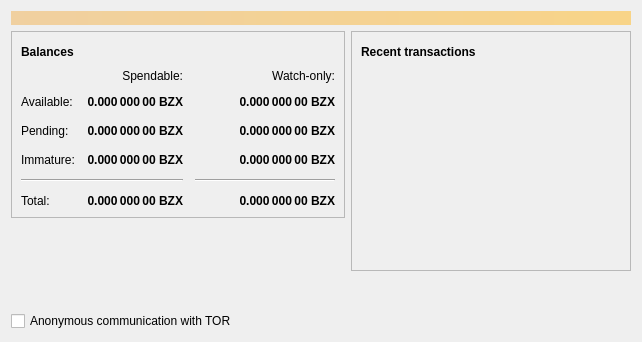
<?xml version="1.0" encoding="UTF-8"?>
<ui version="4.0">
 <class>OverviewPage</class>
 <widget class="QWidget" name="OverviewPage">
  <property name="geometry">
   <rect>
    <x>0</x>
    <y>0</y>
    <width>642</width>
    <height>342</height>
   </rect>
  </property>
  <property name="windowTitle">
   <string>Form</string>
  </property>
  <layout class="QVBoxLayout" name="topLayout">
   <item>
    <widget class="QLabel" name="labelAlerts">
     <property name="visible">
      <bool>false</bool>
     </property>
     <property name="styleSheet">
      <string notr="true">QLabel { background-color: qlineargradient(x1: 0, y1: 0, x2: 1, y2: 0, stop:0 #F0D0A0, stop:1 #F8D488); color:#000000; }</string>
     </property>
     <property name="wordWrap">
      <bool>true</bool>
     </property>
     <property name="margin">
      <number>3</number>
     </property>
     <property name="textInteractionFlags">
      <set>Qt::TextSelectableByMouse</set>
     </property>
    </widget>
   </item>
   <item>
    <layout class="QHBoxLayout" name="horizontalLayout" stretch="1,1">
     <item>
      <layout class="QVBoxLayout" name="verticalLayout_2">
       <item>
        <widget class="QFrame" name="frame">
         <property name="frameShape">
          <enum>QFrame::StyledPanel</enum>
         </property>
         <property name="frameShadow">
          <enum>QFrame::Raised</enum>
         </property>
         <layout class="QVBoxLayout" name="verticalLayout_4">
          <item>
           <layout class="QHBoxLayout" name="horizontalLayout_4">
            <item>
             <widget class="QLabel" name="label_5">
              <property name="font">
               <font>
                <weight>75</weight>
                <bold>true</bold>
               </font>
              </property>
              <property name="text">
               <string>Balances</string>
              </property>
             </widget>
            </item>
            <item>
             <widget class="QPushButton" name="labelWalletStatus">
              <property name="enabled">
               <bool>false</bool>
              </property>
              <property name="maximumSize">
               <size>
                <width>30</width>
                <height>16777215</height>
               </size>
              </property>
              <property name="toolTip">
               <string>The displayed information may be out of date. Your wallet automatically synchronizes with the bitcoinzero network after a connection is established, but this process has not completed yet.</string>
              </property>
              <property name="text">
               <string/>
              </property>
              <property name="icon">
               <iconset resource="../bitcoin.qrc">
                <normaloff>:/icons/warning</normaloff>
                <disabledoff>:/icons/warning</disabledoff>:/icons/warning</iconset>
              </property>
              <property name="iconSize">
               <size>
                <width>24</width>
                <height>24</height>
               </size>
              </property>
              <property name="flat">
               <bool>true</bool>
              </property>
             </widget>
            </item>
            <item>
             <spacer name="horizontalSpacer_3">
              <property name="orientation">
               <enum>Qt::Horizontal</enum>
              </property>
              <property name="sizeHint" stdset="0">
               <size>
                <width>40</width>
                <height>20</height>
               </size>
              </property>
             </spacer>
            </item>
           </layout>
          </item>
          <item>
           <layout class="QGridLayout" name="gridLayout">
            <property name="spacing">
             <number>12</number>
            </property>
            <item row="2" column="2">
             <widget class="QLabel" name="labelWatchPending">
              <property name="font">
               <font>
                <weight>75</weight>
                <bold>true</bold>
               </font>
              </property>
              <property name="cursor">
               <cursorShape>IBeamCursor</cursorShape>
              </property>
              <property name="toolTip">
               <string>Unconfirmed transactions to watch-only addresses</string>
              </property>
              <property name="text">
               <string notr="true">0.000 000 00 BZX</string>
              </property>
              <property name="alignment">
               <set>Qt::AlignRight|Qt::AlignTrailing|Qt::AlignVCenter</set>
              </property>
              <property name="textInteractionFlags">
               <set>Qt::LinksAccessibleByMouse|Qt::TextSelectableByKeyboard|Qt::TextSelectableByMouse</set>
              </property>
             </widget>
            </item>
            <item row="2" column="1">
             <widget class="QLabel" name="labelUnconfirmed">
              <property name="font">
               <font>
                <weight>75</weight>
                <bold>true</bold>
               </font>
              </property>
              <property name="cursor">
               <cursorShape>IBeamCursor</cursorShape>
              </property>
              <property name="toolTip">
               <string>Total of transactions that have yet to be confirmed, and do not yet count toward the spendable balance</string>
              </property>
              <property name="text">
               <string notr="true">0.000 000 00 BZX</string>
              </property>
              <property name="alignment">
               <set>Qt::AlignRight|Qt::AlignTrailing|Qt::AlignVCenter</set>
              </property>
              <property name="textInteractionFlags">
               <set>Qt::LinksAccessibleByMouse|Qt::TextSelectableByKeyboard|Qt::TextSelectableByMouse</set>
              </property>
             </widget>
            </item>
            <item row="3" column="2">
             <widget class="QLabel" name="labelWatchImmature">
              <property name="font">
               <font>
                <weight>75</weight>
                <bold>true</bold>
               </font>
              </property>
              <property name="cursor">
               <cursorShape>IBeamCursor</cursorShape>
              </property>
              <property name="toolTip">
               <string>Mined balance in watch-only addresses that has not yet matured</string>
              </property>
              <property name="text">
               <string notr="true">0.000 000 00 BZX</string>
              </property>
              <property name="alignment">
               <set>Qt::AlignRight|Qt::AlignTrailing|Qt::AlignVCenter</set>
              </property>
              <property name="textInteractionFlags">
               <set>Qt::LinksAccessibleByMouse|Qt::TextSelectableByKeyboard|Qt::TextSelectableByMouse</set>
              </property>
             </widget>
            </item>
            <item row="4" column="0" colspan="2">
             <widget class="Line" name="line">
              <property name="orientation">
               <enum>Qt::Horizontal</enum>
              </property>
             </widget>
            </item>
            <item row="4" column="2">
             <widget class="Line" name="lineWatchBalance">
              <property name="sizePolicy">
               <sizepolicy hsizetype="Preferred" vsizetype="Fixed">
                <horstretch>0</horstretch>
                <verstretch>0</verstretch>
               </sizepolicy>
              </property>
              <property name="minimumSize">
               <size>
                <width>140</width>
                <height>0</height>
               </size>
              </property>
              <property name="orientation">
               <enum>Qt::Horizontal</enum>
              </property>
             </widget>
            </item>
            <item row="5" column="0">
             <widget class="QLabel" name="labelTotalText">
              <property name="text">
               <string>Total:</string>
              </property>
             </widget>
            </item>
            <item row="3" column="1">
             <widget class="QLabel" name="labelImmature">
              <property name="font">
               <font>
                <weight>75</weight>
                <bold>true</bold>
               </font>
              </property>
              <property name="cursor">
               <cursorShape>IBeamCursor</cursorShape>
              </property>
              <property name="toolTip">
               <string>Mined balance that has not yet matured</string>
              </property>
              <property name="text">
               <string notr="true">0.000 000 00 BZX</string>
              </property>
              <property name="alignment">
               <set>Qt::AlignRight|Qt::AlignTrailing|Qt::AlignVCenter</set>
              </property>
              <property name="textInteractionFlags">
               <set>Qt::LinksAccessibleByMouse|Qt::TextSelectableByKeyboard|Qt::TextSelectableByMouse</set>
              </property>
             </widget>
            </item>
            <item row="2" column="3">
             <spacer name="horizontalSpacer_2">
              <property name="orientation">
               <enum>Qt::Horizontal</enum>
              </property>
              <property name="sizeHint" stdset="0">
               <size>
                <width>40</width>
                <height>20</height>
               </size>
              </property>
             </spacer>
            </item>
            <item row="3" column="0">
             <widget class="QLabel" name="labelImmatureText">
              <property name="text">
               <string>Immature:</string>
              </property>
             </widget>
            </item>
            <item row="5" column="1">
             <widget class="QLabel" name="labelTotal">
              <property name="font">
               <font>
                <weight>75</weight>
                <bold>true</bold>
               </font>
              </property>
              <property name="cursor">
               <cursorShape>IBeamCursor</cursorShape>
              </property>
              <property name="toolTip">
               <string>Your current total balance</string>
              </property>
              <property name="text">
               <string notr="true">0.000 000 00 BZX</string>
              </property>
              <property name="alignment">
               <set>Qt::AlignRight|Qt::AlignTrailing|Qt::AlignVCenter</set>
              </property>
              <property name="textInteractionFlags">
               <set>Qt::LinksAccessibleByMouse|Qt::TextSelectableByKeyboard|Qt::TextSelectableByMouse</set>
              </property>
             </widget>
            </item>
            <item row="5" column="2">
             <widget class="QLabel" name="labelWatchTotal">
              <property name="font">
               <font>
                <weight>75</weight>
                <bold>true</bold>
               </font>
              </property>
              <property name="cursor">
               <cursorShape>IBeamCursor</cursorShape>
              </property>
              <property name="toolTip">
               <string>Current total balance in watch-only addresses</string>
              </property>
              <property name="text">
               <string notr="true">0.000 000 00 BZX</string>
              </property>
              <property name="alignment">
               <set>Qt::AlignRight|Qt::AlignTrailing|Qt::AlignVCenter</set>
              </property>
              <property name="textInteractionFlags">
               <set>Qt::LinksAccessibleByMouse|Qt::TextSelectableByKeyboard|Qt::TextSelectableByMouse</set>
              </property>
             </widget>
            </item>
            <item row="0" column="2">
             <widget class="QLabel" name="labelWatchonly">
              <property name="text">
               <string>Watch-only:</string>
              </property>
              <property name="alignment">
               <set>Qt::AlignRight|Qt::AlignTrailing|Qt::AlignVCenter</set>
              </property>
             </widget>
            </item>
            <item row="1" column="0">
             <widget class="QLabel" name="labelBalanceText">
              <property name="text">
               <string>Available:</string>
              </property>
             </widget>
            </item>
            <item row="1" column="1">
             <widget class="QLabel" name="labelBalance">
              <property name="font">
               <font>
                <weight>75</weight>
                <bold>true</bold>
               </font>
              </property>
              <property name="cursor">
               <cursorShape>IBeamCursor</cursorShape>
              </property>
              <property name="toolTip">
               <string>Your current spendable balance</string>
              </property>
              <property name="text">
               <string notr="true">0.000 000 00 BZX</string>
              </property>
              <property name="alignment">
               <set>Qt::AlignRight|Qt::AlignTrailing|Qt::AlignVCenter</set>
              </property>
              <property name="textInteractionFlags">
               <set>Qt::LinksAccessibleByMouse|Qt::TextSelectableByKeyboard|Qt::TextSelectableByMouse</set>
              </property>
             </widget>
            </item>
            <item row="1" column="2">
             <widget class="QLabel" name="labelWatchAvailable">
              <property name="font">
               <font>
                <weight>75</weight>
                <bold>true</bold>
               </font>
              </property>
              <property name="cursor">
               <cursorShape>IBeamCursor</cursorShape>
              </property>
              <property name="toolTip">
               <string>Your current balance in watch-only addresses</string>
              </property>
              <property name="text">
               <string notr="true">0.000 000 00 BZX</string>
              </property>
              <property name="alignment">
               <set>Qt::AlignRight|Qt::AlignTrailing|Qt::AlignVCenter</set>
              </property>
              <property name="textInteractionFlags">
               <set>Qt::LinksAccessibleByMouse|Qt::TextSelectableByKeyboard|Qt::TextSelectableByMouse</set>
              </property>
             </widget>
            </item>
            <item row="2" column="0">
             <widget class="QLabel" name="labelPendingText">
              <property name="text">
               <string>Pending:</string>
              </property>
             </widget>
            </item>
            <item row="0" column="1">
             <widget class="QLabel" name="labelSpendable">
              <property name="text">
               <string>Spendable:</string>
              </property>
              <property name="alignment">
               <set>Qt::AlignRight|Qt::AlignTrailing|Qt::AlignVCenter</set>
              </property>
             </widget>
            </item>
           </layout>
          </item>
         </layout>
        </widget>
       </item>
       <item>
        <spacer name="verticalSpacer">
         <property name="orientation">
          <enum>Qt::Vertical</enum>
         </property>
         <property name="sizeHint" stdset="0">
          <size>
           <width>20</width>
           <height>40</height>
          </size>
         </property>
        </spacer>
       </item>
       <item>
        <widget class="QCheckBox" name="checkboxEnabledTor">
         <property name="enabled">
          <bool>true</bool>
         </property>
         <property name="text">
          <string>Anonymous communication with TOR</string>
         </property>
         <property name="checked">
          <bool>false</bool>
         </property>
        </widget>
       </item>
      </layout>
     </item>
     <item>
      <layout class="QVBoxLayout" name="verticalLayout_3">
       <item>
        <widget class="QFrame" name="frame_2">
         <property name="frameShape">
          <enum>QFrame::StyledPanel</enum>
         </property>
         <property name="frameShadow">
          <enum>QFrame::Raised</enum>
         </property>
         <layout class="QVBoxLayout" name="verticalLayout">
          <item>
           <layout class="QHBoxLayout" name="horizontalLayout_2">
            <item>
             <widget class="QLabel" name="label_4">
              <property name="font">
               <font>
                <weight>75</weight>
                <bold>true</bold>
               </font>
              </property>
              <property name="text">
               <string>Recent transactions</string>
              </property>
             </widget>
            </item>
            <item>
             <widget class="QPushButton" name="labelTransactionsStatus">
              <property name="enabled">
               <bool>false</bool>
              </property>
              <property name="maximumSize">
               <size>
                <width>30</width>
                <height>16777215</height>
               </size>
              </property>
              <property name="toolTip">
               <string>The displayed information may be out of date. Your wallet automatically synchronizes with the bitcoinzero network after a connection is established, but this process has not completed yet.</string>
              </property>
              <property name="text">
               <string/>
              </property>
              <property name="icon">
               <iconset resource="../bitcoin.qrc">
                <normaloff>:/icons/warning</normaloff>
                <disabledoff>:/icons/warning</disabledoff>:/icons/warning</iconset>
              </property>
              <property name="iconSize">
               <size>
                <width>24</width>
                <height>24</height>
               </size>
              </property>
              <property name="flat">
               <bool>true</bool>
              </property>
             </widget>
            </item>
            <item>
             <spacer name="horizontalSpacer">
              <property name="orientation">
               <enum>Qt::Horizontal</enum>
              </property>
              <property name="sizeHint" stdset="0">
               <size>
                <width>40</width>
                <height>20</height>
               </size>
              </property>
             </spacer>
            </item>
           </layout>
          </item>
          <item>
           <widget class="QListView" name="listTransactions">
            <property name="styleSheet">
             <string notr="true">QListView { background: transparent; }</string>
            </property>
            <property name="frameShape">
             <enum>QFrame::NoFrame</enum>
            </property>
            <property name="verticalScrollBarPolicy">
             <enum>Qt::ScrollBarAlwaysOff</enum>
            </property>
            <property name="horizontalScrollBarPolicy">
             <enum>Qt::ScrollBarAlwaysOff</enum>
            </property>
            <property name="selectionMode">
             <enum>QAbstractItemView::NoSelection</enum>
            </property>
           </widget>
          </item>
         </layout>
        </widget>
       </item>
       <item>
        <spacer name="verticalSpacer_2">
         <property name="orientation">
          <enum>Qt::Vertical</enum>
         </property>
         <property name="sizeHint" stdset="0">
          <size>
           <width>20</width>
           <height>40</height>
          </size>
         </property>
        </spacer>
       </item>
      </layout>
     </item>
    </layout>
   </item>
  </layout>
 </widget>
 <resources>
  <include location="../bitcoin.qrc"/>
 </resources>
 <connections/>
</ui>
